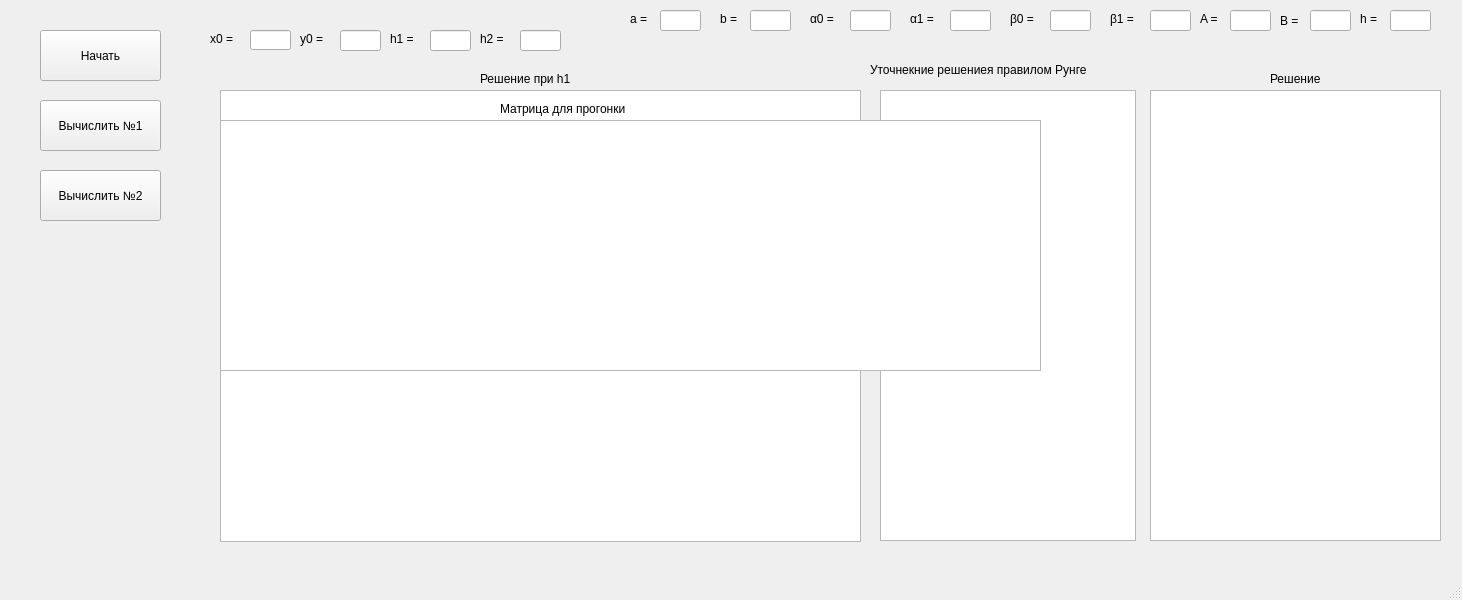
<?xml version="1.0" encoding="UTF-8"?>
<ui version="4.0">
 <class>MainWindow</class>
 <widget class="QMainWindow" name="MainWindow">
  <property name="geometry">
   <rect>
    <x>0</x>
    <y>0</y>
    <width>1462</width>
    <height>600</height>
   </rect>
  </property>
  <property name="windowTitle">
   <string>MainWindow</string>
  </property>
  <widget class="QWidget" name="centralwidget">
   <widget class="QLabel" name="label">
    <property name="geometry">
     <rect>
      <x>210</x>
      <y>30</y>
      <width>67</width>
      <height>18</height>
     </rect>
    </property>
    <property name="text">
     <string>x0 = </string>
    </property>
   </widget>
   <widget class="QLineEdit" name="lineEdit">
    <property name="geometry">
     <rect>
      <x>250</x>
      <y>30</y>
      <width>41</width>
      <height>20</height>
     </rect>
    </property>
   </widget>
   <widget class="QLabel" name="label_2">
    <property name="geometry">
     <rect>
      <x>300</x>
      <y>30</y>
      <width>67</width>
      <height>18</height>
     </rect>
    </property>
    <property name="text">
     <string>y0 = </string>
    </property>
   </widget>
   <widget class="QLineEdit" name="lineEdit_2">
    <property name="geometry">
     <rect>
      <x>340</x>
      <y>30</y>
      <width>41</width>
      <height>21</height>
     </rect>
    </property>
   </widget>
   <widget class="QLabel" name="label_3">
    <property name="geometry">
     <rect>
      <x>390</x>
      <y>30</y>
      <width>67</width>
      <height>18</height>
     </rect>
    </property>
    <property name="text">
     <string>h1 = </string>
    </property>
   </widget>
   <widget class="QLineEdit" name="lineEdit_3">
    <property name="geometry">
     <rect>
      <x>430</x>
      <y>30</y>
      <width>41</width>
      <height>21</height>
     </rect>
    </property>
   </widget>
   <widget class="QLabel" name="label_4">
    <property name="geometry">
     <rect>
      <x>480</x>
      <y>30</y>
      <width>67</width>
      <height>18</height>
     </rect>
    </property>
    <property name="text">
     <string>h2 =</string>
    </property>
   </widget>
   <widget class="QLineEdit" name="lineEdit_4">
    <property name="geometry">
     <rect>
      <x>520</x>
      <y>30</y>
      <width>41</width>
      <height>21</height>
     </rect>
    </property>
   </widget>
   <widget class="QPushButton" name="pushButton">
    <property name="geometry">
     <rect>
      <x>40</x>
      <y>30</y>
      <width>121</width>
      <height>51</height>
     </rect>
    </property>
    <property name="text">
     <string>Начать</string>
    </property>
   </widget>
   <widget class="QPushButton" name="pushButton_2">
    <property name="geometry">
     <rect>
      <x>40</x>
      <y>100</y>
      <width>121</width>
      <height>51</height>
     </rect>
    </property>
    <property name="text">
     <string>Вычислить №1</string>
    </property>
   </widget>
   <widget class="QTableWidget" name="tableWidget">
    <property name="geometry">
     <rect>
      <x>220</x>
      <y>90</y>
      <width>641</width>
      <height>192</height>
     </rect>
    </property>
   </widget>
   <widget class="QLabel" name="label_5">
    <property name="geometry">
     <rect>
      <x>480</x>
      <y>70</y>
      <width>121</width>
      <height>18</height>
     </rect>
    </property>
    <property name="text">
     <string>Решение при h1</string>
    </property>
   </widget>
   <widget class="QTableWidget" name="tableWidget_2">
    <property name="geometry">
     <rect>
      <x>220</x>
      <y>350</y>
      <width>641</width>
      <height>192</height>
     </rect>
    </property>
   </widget>
   <widget class="QLabel" name="label_6">
    <property name="geometry">
     <rect>
      <x>490</x>
      <y>330</y>
      <width>121</width>
      <height>18</height>
     </rect>
    </property>
    <property name="text">
     <string>Решение при h2</string>
    </property>
   </widget>
   <widget class="QTableWidget" name="tableWidget_3">
    <property name="geometry">
     <rect>
      <x>880</x>
      <y>90</y>
      <width>256</width>
      <height>451</height>
     </rect>
    </property>
   </widget>
   <widget class="QLabel" name="label_7">
    <property name="geometry">
     <rect>
      <x>870</x>
      <y>60</y>
      <width>281</width>
      <height>20</height>
     </rect>
    </property>
    <property name="text">
     <string>Уточнекние решениея правилом Рунге</string>
    </property>
   </widget>
   <widget class="QPushButton" name="pushButton_3">
    <property name="geometry">
     <rect>
      <x>40</x>
      <y>170</y>
      <width>121</width>
      <height>51</height>
     </rect>
    </property>
    <property name="text">
     <string>Вычислить №2</string>
    </property>
   </widget>
   <widget class="QLabel" name="label_8">
    <property name="geometry">
     <rect>
      <x>630</x>
      <y>10</y>
      <width>67</width>
      <height>18</height>
     </rect>
    </property>
    <property name="text">
     <string>a = </string>
    </property>
   </widget>
   <widget class="QLineEdit" name="lineEdit_5">
    <property name="geometry">
     <rect>
      <x>660</x>
      <y>10</y>
      <width>41</width>
      <height>21</height>
     </rect>
    </property>
   </widget>
   <widget class="QLabel" name="label_9">
    <property name="geometry">
     <rect>
      <x>720</x>
      <y>10</y>
      <width>67</width>
      <height>18</height>
     </rect>
    </property>
    <property name="text">
     <string>b = </string>
    </property>
   </widget>
   <widget class="QLineEdit" name="lineEdit_6">
    <property name="geometry">
     <rect>
      <x>750</x>
      <y>10</y>
      <width>41</width>
      <height>21</height>
     </rect>
    </property>
   </widget>
   <widget class="QLabel" name="label_10">
    <property name="geometry">
     <rect>
      <x>810</x>
      <y>10</y>
      <width>67</width>
      <height>18</height>
     </rect>
    </property>
    <property name="text">
     <string>α0 =</string>
    </property>
   </widget>
   <widget class="QLineEdit" name="lineEdit_7">
    <property name="geometry">
     <rect>
      <x>850</x>
      <y>10</y>
      <width>41</width>
      <height>21</height>
     </rect>
    </property>
   </widget>
   <widget class="QLabel" name="label_11">
    <property name="geometry">
     <rect>
      <x>910</x>
      <y>10</y>
      <width>67</width>
      <height>18</height>
     </rect>
    </property>
    <property name="text">
     <string>α1 = </string>
    </property>
   </widget>
   <widget class="QLineEdit" name="lineEdit_8">
    <property name="geometry">
     <rect>
      <x>950</x>
      <y>10</y>
      <width>41</width>
      <height>21</height>
     </rect>
    </property>
   </widget>
   <widget class="QLabel" name="label_12">
    <property name="geometry">
     <rect>
      <x>1010</x>
      <y>10</y>
      <width>67</width>
      <height>18</height>
     </rect>
    </property>
    <property name="text">
     <string>β0 =</string>
    </property>
   </widget>
   <widget class="QLineEdit" name="lineEdit_9">
    <property name="geometry">
     <rect>
      <x>1050</x>
      <y>10</y>
      <width>41</width>
      <height>21</height>
     </rect>
    </property>
   </widget>
   <widget class="QLabel" name="label_13">
    <property name="geometry">
     <rect>
      <x>1110</x>
      <y>10</y>
      <width>67</width>
      <height>18</height>
     </rect>
    </property>
    <property name="text">
     <string>β1 = </string>
    </property>
   </widget>
   <widget class="QLineEdit" name="lineEdit_10">
    <property name="geometry">
     <rect>
      <x>1150</x>
      <y>10</y>
      <width>41</width>
      <height>21</height>
     </rect>
    </property>
   </widget>
   <widget class="QLabel" name="label_14">
    <property name="geometry">
     <rect>
      <x>1200</x>
      <y>10</y>
      <width>67</width>
      <height>18</height>
     </rect>
    </property>
    <property name="text">
     <string>A =</string>
    </property>
   </widget>
   <widget class="QLineEdit" name="lineEdit_11">
    <property name="geometry">
     <rect>
      <x>1230</x>
      <y>10</y>
      <width>41</width>
      <height>21</height>
     </rect>
    </property>
   </widget>
   <widget class="QLabel" name="label_15">
    <property name="geometry">
     <rect>
      <x>1280</x>
      <y>0</y>
      <width>67</width>
      <height>41</height>
     </rect>
    </property>
    <property name="text">
     <string>B =</string>
    </property>
   </widget>
   <widget class="QLineEdit" name="lineEdit_12">
    <property name="geometry">
     <rect>
      <x>1310</x>
      <y>10</y>
      <width>41</width>
      <height>21</height>
     </rect>
    </property>
   </widget>
   <widget class="QLabel" name="label_16">
    <property name="geometry">
     <rect>
      <x>1360</x>
      <y>10</y>
      <width>67</width>
      <height>18</height>
     </rect>
    </property>
    <property name="text">
     <string>h = </string>
    </property>
   </widget>
   <widget class="QLineEdit" name="lineEdit_13">
    <property name="geometry">
     <rect>
      <x>1390</x>
      <y>10</y>
      <width>41</width>
      <height>21</height>
     </rect>
    </property>
   </widget>
   <widget class="QTableWidget" name="tableWidget_4">
    <property name="geometry">
     <rect>
      <x>220</x>
      <y>120</y>
      <width>821</width>
      <height>251</height>
     </rect>
    </property>
   </widget>
   <widget class="QTableWidget" name="tableWidget_5">
    <property name="geometry">
     <rect>
      <x>1150</x>
      <y>90</y>
      <width>291</width>
      <height>451</height>
     </rect>
    </property>
   </widget>
   <widget class="QLabel" name="label_17">
    <property name="geometry">
     <rect>
      <x>500</x>
      <y>100</y>
      <width>171</width>
      <height>18</height>
     </rect>
    </property>
    <property name="text">
     <string>Матрица для прогонки</string>
    </property>
   </widget>
   <widget class="QLabel" name="label_18">
    <property name="geometry">
     <rect>
      <x>1270</x>
      <y>70</y>
      <width>67</width>
      <height>18</height>
     </rect>
    </property>
    <property name="text">
     <string>Решение</string>
    </property>
   </widget>
  </widget>
  <widget class="QMenuBar" name="menubar">
   <property name="geometry">
    <rect>
     <x>0</x>
     <y>0</y>
     <width>1462</width>
     <height>23</height>
    </rect>
   </property>
  </widget>
  <widget class="QStatusBar" name="statusbar"/>
 </widget>
 <resources/>
 <connections/>
</ui>
